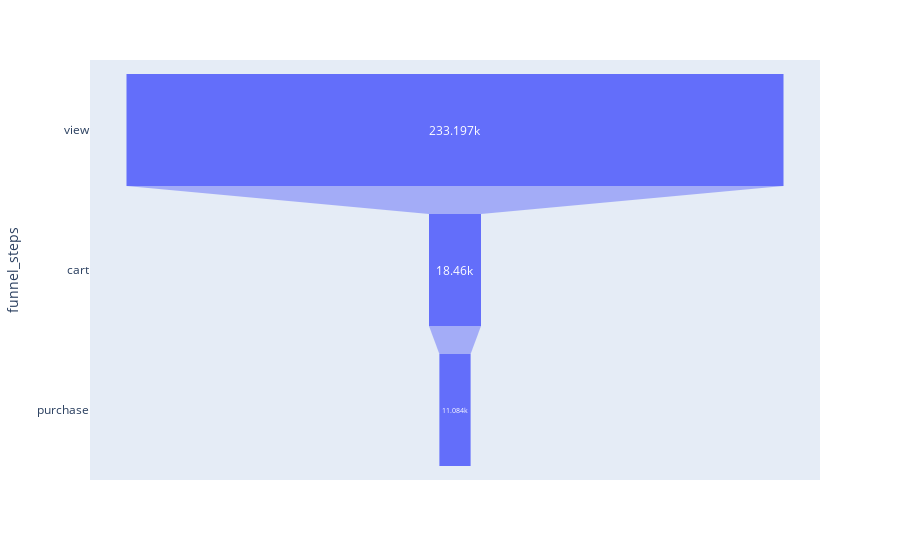

The notebook cell this image was saved under:
### Code cell
# def show_funnel(funnel_values, funnel_steps):
#     from plotly import graph_objects as go
    
#     fig = go.Figure(go.Funnel(
#         y = funnel_steps,
#         x = funnel_values
#     ))
#     fig.show()
# show_funnel(step_values, funnel_steps.index)

df_funnel = dict(step_values=step_values,
                 funnel_steps=funnel_steps.index)
fig = px.funnel(df_funnel, x="step_values", y="funnel_steps")
fig.show()

### Figure 1 — Plotly figure (JSON) as saved in the notebook; plotly's stock layout.template omitted (floating-point values rounded to 4 significant figures)
{"data": [{"hovertemplate": "step_values=%{x}<br>funnel_steps=%{y}<extra></extra>", "legendgroup": "", "marker": {"color": "#636efa"}, "name": "", "orientation": "h", "showlegend": false, "type": "funnel", "x": [233197, 18460, 11084], "xaxis": "x", "y": ["view", "cart", "purchase"], "yaxis": "y"}], "layout": {"legend": {"tracegroupgap": 0}, "margin": {"t": 60}, "xaxis": {"anchor": "y", "domain": [0, 1], "title": {"text": "step_values"}}, "yaxis": {"anchor": "x", "domain": [0, 1], "title": {"text": "funnel_steps"}}}}
